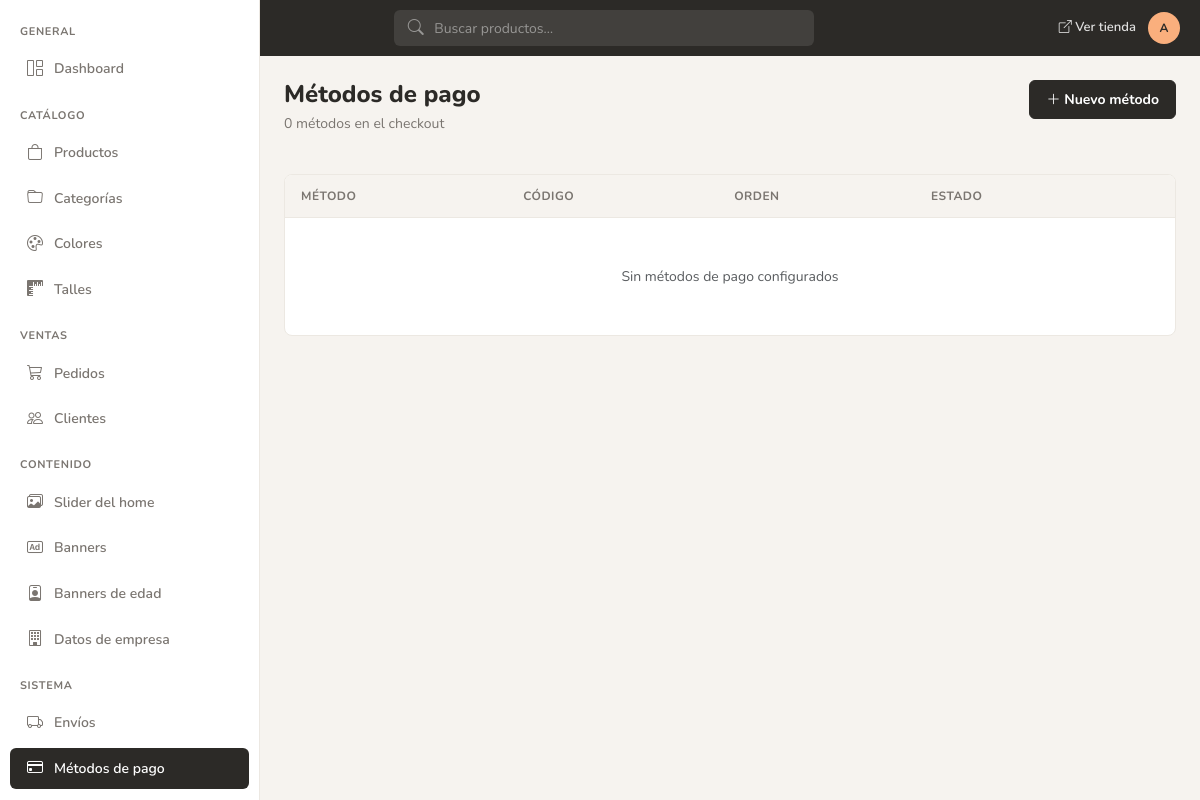
The app's page /admin/metodos_pago.php (signed in), older data.
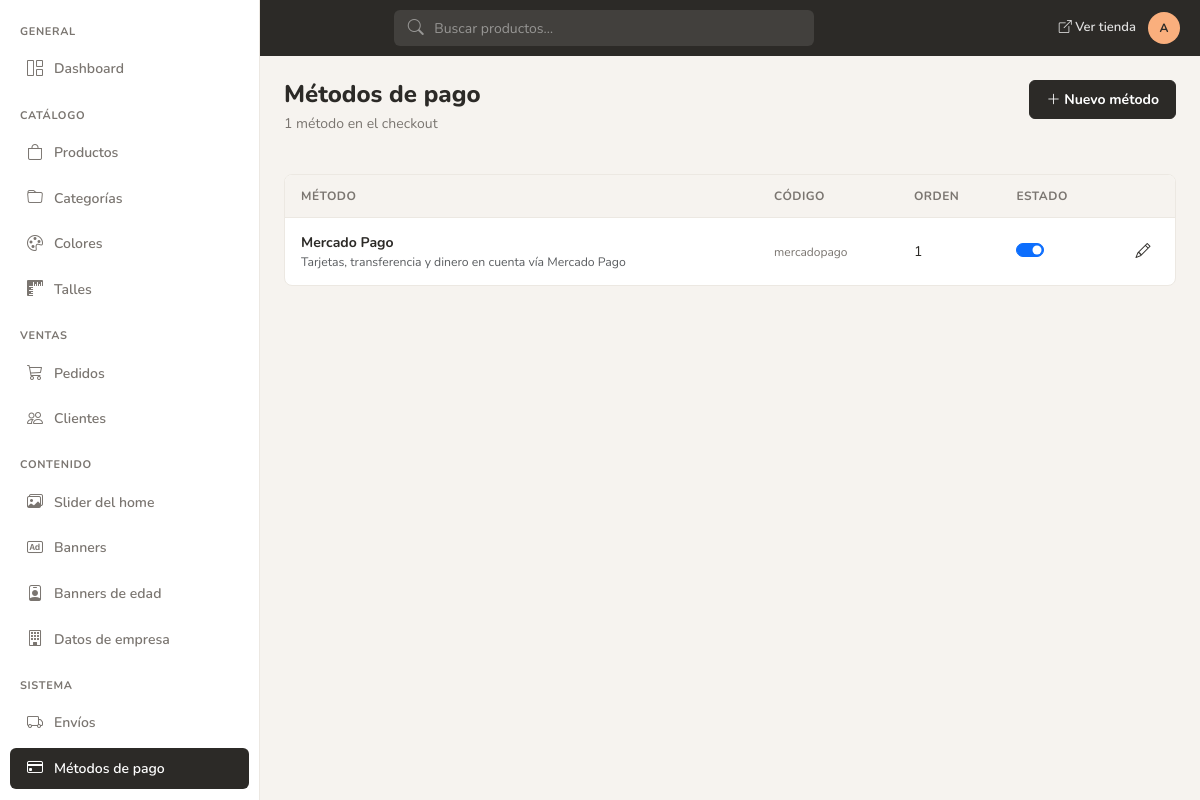
The same page, newer data.
### tables this page shows
CREATE TABLE IF NOT EXISTS `tbl_metodos_pago` (
  `id_metodo` int NOT NULL AUTO_INCREMENT,
  `codigo` varchar(50) NOT NULL,
  `nombre` varchar(100) NOT NULL,
  `descripcion` varchar(255) DEFAULT NULL,
  `activo` tinyint DEFAULT 1,
  `orden` int DEFAULT 0,
  PRIMARY KEY (`id_metodo`),
  UNIQUE KEY `codigo` (`codigo`)
);

### admin/include/funciones.php (called while the page is built, shortened)
<?php
function admin_site_path(string $path = ''): string
{
    $base = defined('SITE_URL')
        ? rtrim((string)(parse_url(SITE_URL, PHP_URL_PATH) ?: ''), '/')
        : (defined('BASE_PATH') ? rtrim(BASE_PATH, '/') : '');
    $clean = ltrim(str_replace('\\', '/', $path), '/');
    if ($clean === '') {
        return $base === '' ? '/' : $base;
    }
    return ($base === '' ? '' : $base) . '/' . $clean;
}
if (!function_exists('app_path')) {
    function app_path(string $path = ''): string
    {
        return admin_site_path($path);
    }
}

### admin/metodos_pago.php (the view, shortened to what this page needs)
<?php
require_once __DIR__ . '/include/includes.php';
$result = mysqli_query($con, 'SELECT * FROM tbl_metodos_pago ORDER BY orden ASC, nombre ASC');
$rows = [];
if ($result) {
    while ($row = mysqli_fetch_assoc($result)) {
        $rows[] = $row;
    }
}
$total = count($rows);
include __DIR__ . '/header.php';
?>
<div class="admin-section-header">
    <div>
        <h1>Métodos de pago</h1>
        <p class="subtitle"><?= (int)$total ?> método<?= $total === 1 ? '' : 's' ?> en el checkout</p>
    </div>
    <div class="admin-section-actions">
        <a href="a_metodo_pago.php" class="btn btn-ink">
            <i class="bi bi-plus-lg"></i> Nuevo método
        </a>
    </div>
</div>
<div class="admin-card">
    <div class="admin-card-body p-0">
        <div class="table-responsive">
            <table class="admin-table mb-0">
                <thead>
                    <tr>
                        <th>Método</th>
                        <th>Código</th>
                        <th>Orden</th>
                        <th>Estado</th>
                        <th style="width:48px"></th>
                    </tr>
                </thead>
                <tbody>
                <?php if ($total > 0): ?>
                    <?php foreach ($rows as $row): ?>
                        <tr>
                            <td>
                                <strong><?= htmlspecialchars($row['nombre'], ENT_QUOTES, 'UTF-8') ?></strong>
                                <?php if (!empty($row['descripcion'])): ?>
                                    <div class="small text-muted"><?= htmlspecialchars($row['descripcion'], ENT_QUOTES, 'UTF-8') ?></div>
                                <?php endif; ?>
                            </td>
                            <td><span class="product-cell-code"><?= htmlspecialchars($row['codigo'], ENT_QUOTES, 'UTF-8') ?></span></td>
                            <td><?= (int)$row['orden'] ?></td>
                            <td>
                                <div class="form-check form-switch mb-0">
                                    <input class="form-check-input toggle-estado" type="checkbox"
                                           data-endpoint="<?= htmlspecialchars(app_path('admin/api/toggle-metodo-pago-activo.php'), ENT_QUOTES, 'UTF-8') ?>"
                                           data-id-key="id_metodo"
                                           data-id="<?= (int)$row['id_metodo'] ?>"
                                           aria-label="Método <?= (int)$row['activo'] ? 'activo' : 'inactivo' ?>"
                                           <?= (int)$row['activo'] ? 'checked' : '' ?>>
                                </div>
                            </td>
                            <td>
                                <div class="admin-table-actions">
                                    <a href="a_metodo_pago.php?id=<?= (int)$row['id_metodo'] ?>" class="btn-table-action" title="Editar">
                                        <i class="bi bi-pencil"></i>
                                    </a>
                                </div>
                            </td>
                        </tr>
                    <?php endforeach; ?>
                <?php else: ?>
                    <tr>
                        <td colspan="5" class="text-center text-muted py-5">Sin métodos de pago configurados</td>
                    </tr>
                <?php endif; ?>
                </tbody>
            </table>
        </div>
    </div>
</div>
<?php include __DIR__ . '/pie.php'; ?>

Row changes from the older to the newer data that the page shows:
added tbl_metodos_pago: nombre "Mercado Pago", descripcion "Tarjetas, transferencia y dinero en cuenta vía Mercado Pago", codigo "mercadopago", orden "1", activo "☑"
Text that changed along with them:
$total: "0" → "1"
text no longer shown: "s Sin métodos de pago configurados"
